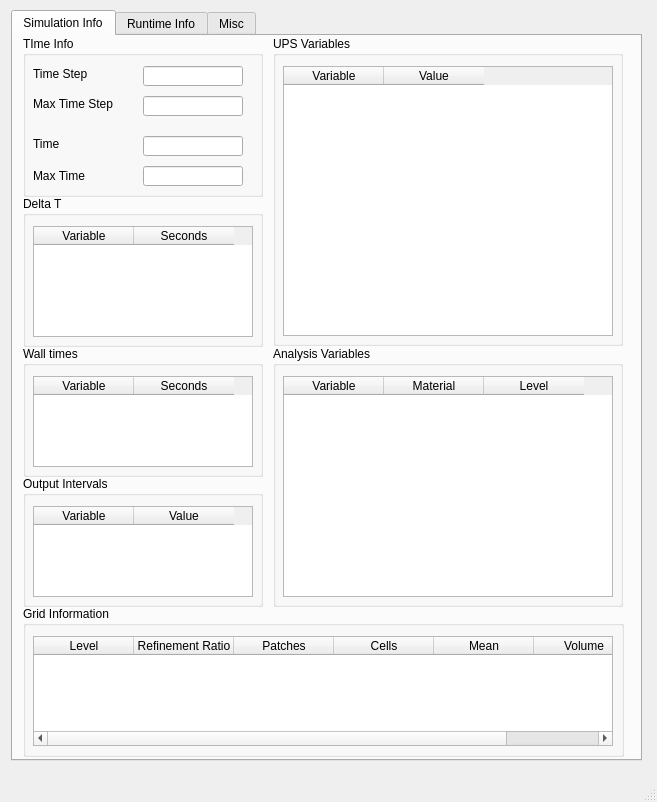
<?xml version="1.0" encoding="UTF-8"?>
<ui version="4.0">
 <class>MainWindow</class>
 <widget class="QMainWindow" name="MainWindow">
  <property name="geometry">
   <rect>
    <x>0</x>
    <y>0</y>
    <width>657</width>
    <height>802</height>
   </rect>
  </property>
  <property name="windowTitle">
   <string>MainWindow</string>
  </property>
  <widget class="QWidget" name="centralwidget">
   <widget class="QTabWidget" name="tabWidget">
    <property name="geometry">
     <rect>
      <x>11</x>
      <y>10</y>
      <width>631</width>
      <height>751</height>
     </rect>
    </property>
    <property name="currentIndex">
     <number>0</number>
    </property>
    <widget class="QWidget" name="tab">
     <attribute name="title">
      <string>Simulation Info</string>
     </attribute>
     <widget class="QGroupBox" name="TimeInfoGroupBox">
      <property name="geometry">
       <rect>
        <x>10</x>
        <y>0</y>
        <width>240</width>
        <height>161</height>
       </rect>
      </property>
      <property name="title">
       <string>TIme Info</string>
      </property>
      <widget class="QLineEdit" name="MaxTime">
       <property name="geometry">
        <rect>
         <x>120</x>
         <y>130</y>
         <width>100</width>
         <height>20</height>
        </rect>
       </property>
      </widget>
      <widget class="QLabel" name="MaxTimeLabel">
       <property name="geometry">
        <rect>
         <x>10</x>
         <y>130</y>
         <width>100</width>
         <height>20</height>
        </rect>
       </property>
       <property name="text">
        <string>Max Time</string>
       </property>
      </widget>
      <widget class="QLabel" name="TimeStepLabel">
       <property name="geometry">
        <rect>
         <x>10</x>
         <y>30</y>
         <width>100</width>
         <height>15</height>
        </rect>
       </property>
       <property name="text">
        <string>Time Step</string>
       </property>
      </widget>
      <widget class="QLineEdit" name="TimeStep">
       <property name="geometry">
        <rect>
         <x>120</x>
         <y>30</y>
         <width>100</width>
         <height>20</height>
        </rect>
       </property>
      </widget>
      <widget class="QLineEdit" name="Time">
       <property name="geometry">
        <rect>
         <x>120</x>
         <y>100</y>
         <width>100</width>
         <height>20</height>
        </rect>
       </property>
      </widget>
      <widget class="QLabel" name="TimeLabel">
       <property name="geometry">
        <rect>
         <x>10</x>
         <y>100</y>
         <width>60</width>
         <height>15</height>
        </rect>
       </property>
       <property name="text">
        <string>Time</string>
       </property>
      </widget>
      <widget class="QLabel" name="TimeStepLabel_2">
       <property name="geometry">
        <rect>
         <x>10</x>
         <y>60</y>
         <width>100</width>
         <height>15</height>
        </rect>
       </property>
       <property name="text">
        <string>Max Time Step</string>
       </property>
      </widget>
      <widget class="QLineEdit" name="MaxTimeStep">
       <property name="geometry">
        <rect>
         <x>120</x>
         <y>60</y>
         <width>100</width>
         <height>20</height>
        </rect>
       </property>
      </widget>
     </widget>
     <widget class="QGroupBox" name="OutputIntervalGroupBox">
      <property name="geometry">
       <rect>
        <x>10</x>
        <y>440</y>
        <width>240</width>
        <height>131</height>
       </rect>
      </property>
      <property name="title">
       <string>Output Intervals</string>
      </property>
      <widget class="QTableWidget" name="OutputIntervalVariableTable">
       <property name="geometry">
        <rect>
         <x>10</x>
         <y>30</y>
         <width>220</width>
         <height>91</height>
        </rect>
       </property>
       <column>
        <property name="text">
         <string>Variable</string>
        </property>
       </column>
       <column>
        <property name="text">
         <string>Value</string>
        </property>
       </column>
      </widget>
     </widget>
     <widget class="QGroupBox" name="GridInfoGroupBox">
      <property name="geometry">
       <rect>
        <x>10</x>
        <y>570</y>
        <width>601</width>
        <height>151</height>
       </rect>
      </property>
      <property name="title">
       <string>Grid Information</string>
      </property>
      <widget class="QTableWidget" name="GridInfoTable">
       <property name="geometry">
        <rect>
         <x>10</x>
         <y>30</y>
         <width>580</width>
         <height>110</height>
        </rect>
       </property>
       <column>
        <property name="text">
         <string>Level</string>
        </property>
       </column>
       <column>
        <property name="text">
         <string>Refinement Ratio</string>
        </property>
       </column>
       <column>
        <property name="text">
         <string>Patches</string>
        </property>
       </column>
       <column>
        <property name="text">
         <string>Cells</string>
        </property>
       </column>
       <column>
        <property name="text">
         <string>Mean</string>
        </property>
       </column>
       <column>
        <property name="text">
         <string>Volume</string>
        </property>
       </column>
      </widget>
     </widget>
     <widget class="QGroupBox" name="AnalysisVariableGroupBox">
      <property name="geometry">
       <rect>
        <x>260</x>
        <y>310</y>
        <width>350</width>
        <height>261</height>
       </rect>
      </property>
      <property name="title">
       <string>Analysis Variables</string>
      </property>
      <widget class="QTableWidget" name="AnalysisVariableTable">
       <property name="geometry">
        <rect>
         <x>10</x>
         <y>30</y>
         <width>330</width>
         <height>221</height>
        </rect>
       </property>
       <column>
        <property name="text">
         <string>Variable</string>
        </property>
       </column>
       <column>
        <property name="text">
         <string>Material</string>
        </property>
       </column>
       <column>
        <property name="text">
         <string>Level</string>
        </property>
       </column>
      </widget>
     </widget>
     <widget class="QGroupBox" name="UPSVariableGroupBox">
      <property name="geometry">
       <rect>
        <x>260</x>
        <y>0</y>
        <width>350</width>
        <height>310</height>
       </rect>
      </property>
      <property name="title">
       <string>UPS Variables</string>
      </property>
      <widget class="QTableWidget" name="UPSVariableTable">
       <property name="geometry">
        <rect>
         <x>10</x>
         <y>30</y>
         <width>330</width>
         <height>270</height>
        </rect>
       </property>
       <column>
        <property name="text">
         <string>Variable</string>
        </property>
       </column>
       <column>
        <property name="text">
         <string>Value</string>
        </property>
       </column>
      </widget>
     </widget>
     <widget class="QGroupBox" name="WallTimesGroupBox">
      <property name="geometry">
       <rect>
        <x>10</x>
        <y>310</y>
        <width>240</width>
        <height>131</height>
       </rect>
      </property>
      <property name="title">
       <string>Wall times</string>
      </property>
      <widget class="QTableWidget" name="WallTimesVariableTable">
       <property name="geometry">
        <rect>
         <x>10</x>
         <y>30</y>
         <width>220</width>
         <height>91</height>
        </rect>
       </property>
       <column>
        <property name="text">
         <string>Variable</string>
        </property>
       </column>
       <column>
        <property name="text">
         <string>Seconds</string>
        </property>
       </column>
      </widget>
     </widget>
     <widget class="QGroupBox" name="DeltaTGroupBox">
      <property name="geometry">
       <rect>
        <x>10</x>
        <y>160</y>
        <width>240</width>
        <height>151</height>
       </rect>
      </property>
      <property name="title">
       <string>Delta T</string>
      </property>
      <widget class="QTableWidget" name="DeltaTVariableTable">
       <property name="geometry">
        <rect>
         <x>10</x>
         <y>30</y>
         <width>220</width>
         <height>111</height>
        </rect>
       </property>
       <column>
        <property name="text">
         <string>Variable</string>
        </property>
       </column>
       <column>
        <property name="text">
         <string>Seconds</string>
        </property>
       </column>
      </widget>
     </widget>
    </widget>
    <widget class="QWidget" name="tab_2">
     <attribute name="title">
      <string>Runtime Info</string>
     </attribute>
     <widget class="QGroupBox" name="RuntimeStatsGroupBox">
      <property name="geometry">
       <rect>
        <x>10</x>
        <y>0</y>
        <width>600</width>
        <height>370</height>
       </rect>
      </property>
      <property name="title">
       <string>Runtime Performance Stats</string>
      </property>
      <widget class="QTableWidget" name="RuntimeStatsTable">
       <property name="geometry">
        <rect>
         <x>10</x>
         <y>30</y>
         <width>580</width>
         <height>330</height>
        </rect>
       </property>
       <column>
        <property name="text">
         <string>Variable</string>
        </property>
       </column>
       <column>
        <property name="text">
         <string>Units</string>
        </property>
       </column>
       <column>
        <property name="text">
         <string>Average</string>
        </property>
       </column>
       <column>
        <property name="text">
         <string>Maxium</string>
        </property>
       </column>
       <column>
        <property name="text">
         <string>Rank</string>
        </property>
       </column>
       <column>
        <property name="text">
         <string>%</string>
        </property>
       </column>
      </widget>
     </widget>
     <widget class="QGroupBox" name="MPIStatsGroupBox">
      <property name="geometry">
       <rect>
        <x>10</x>
        <y>380</y>
        <width>600</width>
        <height>331</height>
       </rect>
      </property>
      <property name="title">
       <string>MPI Performance Stats</string>
      </property>
      <widget class="QTableWidget" name="MPIStatsTable">
       <property name="geometry">
        <rect>
         <x>10</x>
         <y>30</y>
         <width>580</width>
         <height>291</height>
        </rect>
       </property>
       <column>
        <property name="text">
         <string>Variable</string>
        </property>
       </column>
       <column>
        <property name="text">
         <string>Units</string>
        </property>
       </column>
       <column>
        <property name="text">
         <string>Average</string>
        </property>
       </column>
       <column>
        <property name="text">
         <string>Maxium</string>
        </property>
       </column>
       <column>
        <property name="text">
         <string>Rank</string>
        </property>
       </column>
       <column>
        <property name="text">
         <string>%</string>
        </property>
       </column>
      </widget>
     </widget>
    </widget>
    <widget class="QWidget" name="tab_3">
     <attribute name="title">
      <string>Misc</string>
     </attribute>
     <widget class="QGroupBox" name="ImageGroupBox">
      <property name="geometry">
       <rect>
        <x>10</x>
        <y>10</y>
        <width>600</width>
        <height>70</height>
       </rect>
      </property>
      <property name="title">
       <string>Generate Images</string>
      </property>
      <property name="checkable">
       <bool>true</bool>
      </property>
      <widget class="QLabel" name="ImageFilenameLabel">
       <property name="geometry">
        <rect>
         <x>10</x>
         <y>30</y>
         <width>55</width>
         <height>15</height>
        </rect>
       </property>
       <property name="text">
        <string>Filename</string>
       </property>
      </widget>
      <widget class="QLabel" name="ImageHeightLabel">
       <property name="geometry">
        <rect>
         <x>200</x>
         <y>30</y>
         <width>55</width>
         <height>15</height>
        </rect>
       </property>
       <property name="text">
        <string>Height</string>
       </property>
      </widget>
      <widget class="QLabel" name="ImageWidthLabel">
       <property name="geometry">
        <rect>
         <x>320</x>
         <y>30</y>
         <width>55</width>
         <height>15</height>
        </rect>
       </property>
       <property name="text">
        <string>Width</string>
       </property>
      </widget>
      <widget class="QLabel" name="ImageFormatLabel">
       <property name="geometry">
        <rect>
         <x>440</x>
         <y>30</y>
         <width>55</width>
         <height>15</height>
        </rect>
       </property>
       <property name="text">
        <string>Format</string>
       </property>
      </widget>
      <widget class="QComboBox" name="ImageFormat">
       <property name="geometry">
        <rect>
         <x>490</x>
         <y>30</y>
         <width>105</width>
         <height>25</height>
        </rect>
       </property>
       <item>
        <property name="text">
         <string>BMP</string>
        </property>
       </item>
       <item>
        <property name="text">
         <string>JPEG</string>
        </property>
       </item>
       <item>
        <property name="text">
         <string notr="true">PNG</string>
        </property>
       </item>
       <item>
        <property name="text">
         <string>POVRAY</string>
        </property>
       </item>
       <item>
        <property name="text">
         <string>PPM</string>
        </property>
       </item>
       <item>
        <property name="text">
         <string>RGB</string>
        </property>
       </item>
       <item>
        <property name="text">
         <string>TIFF</string>
        </property>
       </item>
      </widget>
      <widget class="QLineEdit" name="ImageWidth">
       <property name="geometry">
        <rect>
         <x>370</x>
         <y>30</y>
         <width>60</width>
         <height>20</height>
        </rect>
       </property>
       <property name="text">
        <string>0</string>
       </property>
      </widget>
      <widget class="QLineEdit" name="ImageHeight">
       <property name="geometry">
        <rect>
         <x>250</x>
         <y>30</y>
         <width>60</width>
         <height>20</height>
        </rect>
       </property>
       <property name="text">
        <string>0</string>
       </property>
      </widget>
      <widget class="QLineEdit" name="ImageFilename">
       <property name="geometry">
        <rect>
         <x>70</x>
         <y>30</y>
         <width>120</width>
         <height>20</height>
        </rect>
       </property>
      </widget>
     </widget>
     <widget class="QGroupBox" name="InteractionGroupBox">
      <property name="geometry">
       <rect>
        <x>10</x>
        <y>110</y>
        <width>600</width>
        <height>341</height>
       </rect>
      </property>
      <property name="title">
       <string>Simulation Intereaction</string>
      </property>
      <widget class="QGroupBox" name="StateVariableGroupBox">
       <property name="geometry">
        <rect>
         <x>10</x>
         <y>130</y>
         <width>251</width>
         <height>201</height>
        </rect>
       </property>
       <property name="title">
        <string>State Variables</string>
       </property>
       <widget class="QTableWidget" name="StateVariableTable">
        <property name="geometry">
         <rect>
          <x>10</x>
          <y>30</y>
          <width>231</width>
          <height>161</height>
         </rect>
        </property>
        <column>
         <property name="text">
          <string>State Variable</string>
         </property>
        </column>
        <column>
         <property name="text">
          <string>Value</string>
         </property>
        </column>
       </widget>
      </widget>
      <widget class="QGroupBox" name="DebugStreamGroupBox">
       <property name="geometry">
        <rect>
         <x>270</x>
         <y>20</y>
         <width>321</width>
         <height>311</height>
        </rect>
       </property>
       <property name="title">
        <string>Debug Streams</string>
       </property>
       <widget class="QTableWidget" name="DebugStreamTable">
        <property name="geometry">
         <rect>
          <x>10</x>
          <y>30</y>
          <width>301</width>
          <height>271</height>
         </rect>
        </property>
        <column>
         <property name="text">
          <string>Debug Stream</string>
         </property>
        </column>
        <column>
         <property name="text">
          <string>Active</string>
         </property>
        </column>
        <column>
         <property name="text">
          <string>Stream</string>
         </property>
        </column>
       </widget>
      </widget>
      <widget class="QGroupBox" name="TimeStepGroupBox">
       <property name="geometry">
        <rect>
         <x>10</x>
         <y>20</y>
         <width>251</width>
         <height>101</height>
        </rect>
       </property>
       <property name="title">
        <string>Time step options</string>
       </property>
       <widget class="QCheckBox" name="StopAtLastTimeStep">
        <property name="geometry">
         <rect>
          <x>10</x>
          <y>70</y>
          <width>250</width>
          <height>20</height>
         </rect>
        </property>
        <property name="text">
         <string>Stop execution at the last time step</string>
        </property>
       </widget>
       <widget class="QLabel" name="StopATimeStepLabel">
        <property name="geometry">
         <rect>
          <x>10</x>
          <y>30</y>
          <width>170</width>
          <height>20</height>
         </rect>
        </property>
        <property name="text">
         <string>Stop execution at time step</string>
        </property>
       </widget>
       <widget class="QLineEdit" name="StopAtTimeStep">
        <property name="geometry">
         <rect>
          <x>180</x>
          <y>30</y>
          <width>60</width>
          <height>20</height>
         </rect>
        </property>
       </widget>
      </widget>
     </widget>
     <widget class="QGroupBox" name="StripChartGroupBox">
      <property name="geometry">
       <rect>
        <x>10</x>
        <y>480</y>
        <width>600</width>
        <height>230</height>
       </rect>
      </property>
      <property name="title">
       <string>Strip Charts</string>
      </property>
      <widget class="QTableWidget" name="StripChartTable">
       <property name="geometry">
        <rect>
         <x>20</x>
         <y>30</y>
         <width>560</width>
         <height>180</height>
        </rect>
       </property>
       <row>
        <property name="text">
         <string>Name</string>
        </property>
       </row>
       <row>
        <property name="text">
         <string>Variable</string>
        </property>
       </row>
       <row>
        <property name="text">
         <string>Variable</string>
        </property>
       </row>
       <row>
        <property name="text">
         <string>Variable</string>
        </property>
       </row>
       <row>
        <property name="text">
         <string>Variable</string>
        </property>
       </row>
       <column>
        <property name="text">
         <string>Strip Chart 0</string>
        </property>
       </column>
       <column>
        <property name="text">
         <string>Strip Chart 1</string>
        </property>
       </column>
       <column>
        <property name="text">
         <string>Strip Chart 2</string>
        </property>
       </column>
       <column>
        <property name="text">
         <string>Strip Chart 3</string>
        </property>
       </column>
       <column>
        <property name="text">
         <string>Strip Chart 4</string>
        </property>
       </column>
      </widget>
     </widget>
    </widget>
   </widget>
  </widget>
  <widget class="QMenuBar" name="menubar">
   <property name="geometry">
    <rect>
     <x>0</x>
     <y>0</y>
     <width>657</width>
     <height>22</height>
    </rect>
   </property>
  </widget>
  <widget class="QStatusBar" name="statusbar"/>
 </widget>
 <resources/>
 <connections/>
</ui>
